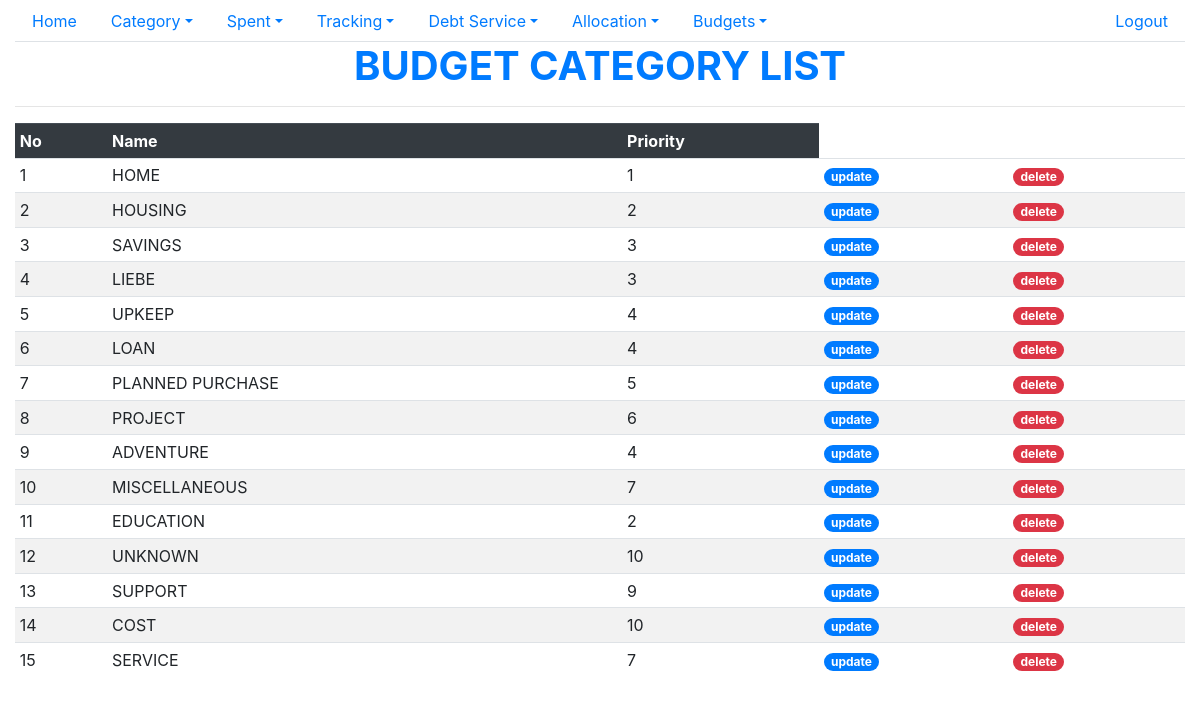
Page /budgetcategorylist/ (signed in) on the committed database.
### spent/models.py (models this page shows, shortened)
class BudgetCategory(models.Model):
    name = models.CharField(max_length=32)
    priority= models.IntegerField()
    voided = models.IntegerField(default=0)
    user_id = models.ForeignKey(settings.AUTH_USER_MODEL, on_delete=models.CASCADE)
    date_created= models.DateTimeField(auto_now_add=True)
    date_updated=models.DateTimeField(auto_now=True)

### spent/views.py (the view)
# urls.py: path('budgetcategorylist/',views.BudgetCategoryListView.as_view(),name="budget_category_list"),
class BudgetCategoryListView(LoginRequiredMixin,ListView):
    template_name ="spent/budget_category_list.html"
    model = BudgetCategory
    login_url = settings.LOGIN_URL
    def get_queryset(self):
        query_set = super().get_queryset()
        user = User.objects.get(username=self.request.user)
        query_set=query_set.filter(user_id=user,voided=0)
        return query_set

### spent/templates/spent/budget_category_list.html (shortened to what this page needs)
{% extends "base.html" %}
{% block content %}
<h1 class="text-center text-primary font-weight-bold">BUDGET CATEGORY LIST</h1>
<hr/>
<table class="table table-striped table-sm">
    <tr class="thead-dark">
        <th>No</th> <th>Name</th> <th>Priority</th>
    </tr>
   {% for data in object_list %}
    <tr>
        <td>{{forloop.counter}}</td><td>{{data.name}}</td><td>{{data.priority}}</td>
        <td><a class="badge badge-pill badge-primary" href="{%url 'update_budget_category' data.id %}">update</a></td>
        <td><a class="badge badge-pill badge-danger" href="{%url 'delete_budget_category' data.id %}">delete</a></td>
    </tr>
    {% endfor %}
</table>
{% endblock content%}

### static/spent/main.css (style rules this page uses)
body { color: #000; overflow-x: hidden; height: 100%; background-repeat: no-repeat; background-size: 100% 100% }

### rows in the picture
BudgetCategory: name "HOME", priority "1"
BudgetCategory: name "HOUSING", priority "2"
BudgetCategory: name "SAVINGS", priority "3"
BudgetCategory: name "LIEBE", priority "3"
BudgetCategory: name "UPKEEP", priority "4"
BudgetCategory: name "LOAN", priority "4"
BudgetCategory: name "PLANNED PURCHASE", priority "5"
BudgetCategory: name "PROJECT", priority "6"
BudgetCategory: name "ADVENTURE", priority "4"
BudgetCategory: name "MISCELLANEOUS", priority "7"
BudgetCategory: name "EDUCATION", priority "2"
BudgetCategory: name "UNKNOWN", priority "10"
BudgetCategory: name "SUPPORT", priority "9"
BudgetCategory: name "COST", priority "10"
BudgetCategory: name "SERVICE", priority "7"
